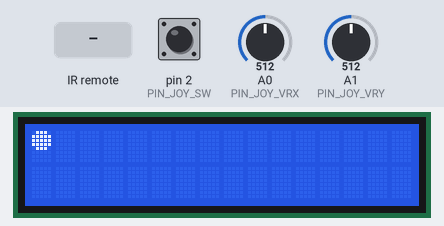
A sketch run on a simulated Arduino Uno, built with avr-gcc and run on an emulated ATmega328P. On the bench: 16×2 character LCD. The inputs (shaded band) are chosen by the test bench; at power-on: pin 2 (PIN_JOY_SW) HIGH, A0 (PIN_JOY_VRX) = 512, A1 (PIN_JOY_VRY) = 512. What the sketch prints to the serial monitor is not drawn.

Above: at 2.02 s.
2.5 s: pin 2 (PIN_JOY_SW) pulled LOW for 0.15 s
At 3.2 s:
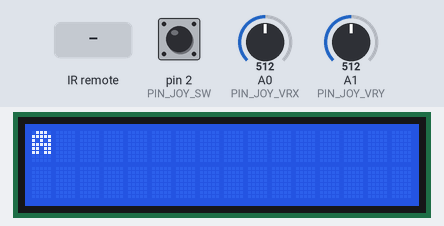
4.1 s: infrared code 0xFF30CF received
At 4.7 s:
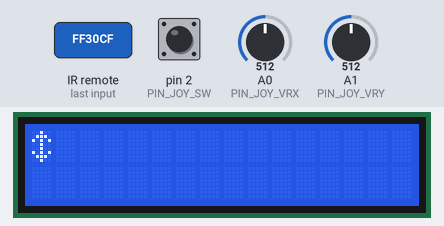
5.6 s: A0 (PIN_JOY_VRX) set to 637
7.1 s: A0 (PIN_JOY_VRX) set to 659
At 8.57 s:
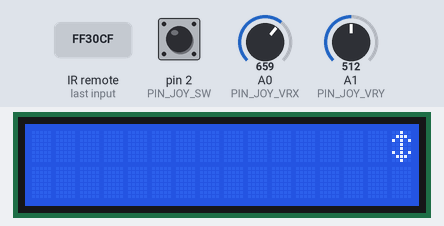
8.6 s: pin 2 (PIN_JOY_SW) pulled LOW for 1 s
At 8.95 s:
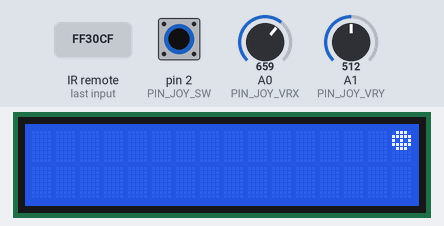
10.2 s: A1 (PIN_JOY_VRY) set to 716
At 10.77 s:
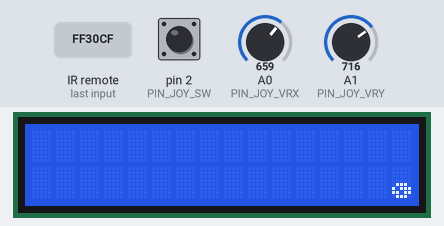
Timing chart, 0 to 12.7 s (numbered marks = the images above; inputs shaded):
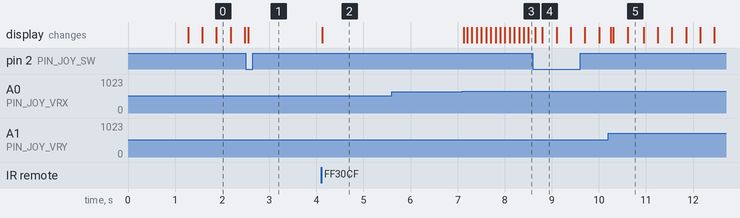

Measured:
- after the input at 2.5 s, the display: changes after 0.05 s (image 1)
- after the input at 4.1 s, the display: changes at once (image 2)
- after the input at 5.6 s, every drawn part: stays the same
- after the input at 7.1 s, the display: first changes at once (image 3 shows a later state)
- after the input at 8.6 s, the display: first changes after 0.05 s (image 4 shows a later state)
- after the input at 10.2 s, the display: first changes after 0.05 s (image 5 shows a later state)

The sketch:

PacmanDemo.ino
```cpp
// PacmanDemo.ino - パックマンデモ組込み実習
// 作成日: 2026-05-22
// 詳細設計書に基づく実装
#include <LiquidCrystal.h>
#include <IRremote.h>

// --- ピン定義 ---
#define PIN_JOY_VRX   A0
#define PIN_JOY_VRY   A1
#define PIN_JOY_SW    2
#define PIN_IR_RECV   3
#define LCD_COLS      16
#define LCD_ROWS      2

// LCM1602A パラレル接続（4bitモード）
#define PIN_LCD_RS    7
#define PIN_LCD_EN    8
#define PIN_LCD_D4    9
#define PIN_LCD_D5    10
#define PIN_LCD_D6    11
#define PIN_LCD_D7    12

// --- グローバル変数 ---
uint8_t currentState = 0; // 0:初期化中 1:待機中 2:移動中 3:色変更中
bool isInitDone = false;
unsigned long lastInputMillis = 0;
unsigned long lastDebounceMillis = 0;
unsigned long lastIrMillis = 0;
int joyXRaw = 512;
int joyYRaw = 512;
bool joyButtonPressed = false;
uint8_t pacmanX = 0;
uint8_t pacmanY = 0;
uint8_t direction = 0;
unsigned long irCode = 0;
unsigned long lastIrStableCode = 0;
unsigned long lastIrAcceptedMillis = 0;
uint8_t colorMode = 0; // 0:通常 1:色A 2:色B
uint8_t currentCharacterIndex = 0;
uint8_t lastState = 255; // Track last state for change detection
int lastJoyX = -1, lastJoyY = -1; // Track last joystick values
uint8_t lastPacmanX = 255, lastPacmanY = 255; // Track last Pacman position
int joyXFiltered = 512;
int joyYFiltered = 512;
bool joyFilterInitialized = false;
bool joyWasActive = false;

// --- 定数 ---
const int JOY_CENTER = 512;
const int JOY_THRESHOLD = 100;
const int JOY_HYSTERESIS = 20;
const int JOY_STATE_ENTER_THRESHOLD = 130;
const int JOY_STATE_EXIT_THRESHOLD = 80;
const int JOY_DEBUG_DELTA = 25;
const int AXIS_DOMINANCE_MARGIN = 30;
const int DEBOUNCE_DELAY = 50;
const int INPUT_INTERVAL = 100;
const int IR_INTERVAL = 50;
const unsigned long IR_REPEAT_CODE = 0xFFFFFFFF;
const int IR_DUPLICATE_GUARD_MS = 120;

// --- LCD/IRオブジェクト ---
LiquidCrystal lcd(PIN_LCD_RS, PIN_LCD_EN, PIN_LCD_D4, PIN_LCD_D5, PIN_LCD_D6, PIN_LCD_D7);
IRrecv irrecv(PIN_IR_RECV);
decode_results results;

// --- カスタムキャラ（パックマン各方向, ゴースト, ...） ---
// 右向き
byte pacmanOpenR[8]  = {0x0E,0x1F,0x15,0x1F,0x0E,0x00,0x00,0x00}; // 口開き
byte pacmanCloseR[8] = {0x0E,0x1F,0x1F,0x1F,0x0E,0x00,0x00,0x00}; // 口閉じ
// 左向き（右向きのビット反転）
byte pacmanOpenL[8]  = {0x0E,0x1F,0x15,0x1F,0x0E,0x00,0x00,0x00}; // 口開き
byte pacmanCloseL[8] = {0x0E,0x1F,0x1F,0x1F,0x0E,0x00,0x00,0x00}; // 口閉じ
// 上向き
byte pacmanOpenU[8]  = {0x0E,0x1B,0x17,0x0E,0x00,0x00,0x00,0x00}; // 口開き
byte pacmanCloseU[8] = {0x0E,0x1F,0x1F,0x0E,0x00,0x00,0x00,0x00}; // 口閉じ
// 下向き
byte pacmanOpenD[8]  = {0x00,0x00,0x00,0x00,0x0E,0x17,0x1B,0x0E}; // 口開き
byte pacmanCloseD[8] = {0x00,0x00,0x00,0x00,0x0E,0x1F,0x1F,0x0E}; // 口閉じ
byte ghostChar[8]    = {0x0E,0x1F,0x15,0x1F,0x1B,0x1B,0x00,0x00};
byte altChar[8]      = {0x04,0x0E,0x15,0x04,0x04,0x15,0x0E,0x04};

unsigned long lastPacmanAnimMillis = 0;
bool pacmanMouthOpen = true;

// --- IRリモコンのキャラクター切替コード例（要実機で確認） ---
#define IR_CODE_CHAR_A 0xFF30CF
#define IR_CODE_CHAR_B 0xFF18E7

#define IR_CODE_CHAR_POWER  0xFFA25D
#define IR_CODE_CHAR_VOL_U  0xFF629D
#define IR_CODE_CHAR_FUNC   0xFFE21D
#define IR_CODE_CHAR_RR     0xFF22DD
#define IR_CODE_CHAR_PLAY   0xFF02FD
#define IR_CODE_CHAR_FF     0xFFC23D
#define IR_CODE_CHAR_DOWN   0xFFE01F
#define IR_CODE_CHAR_VOL_D  0xFFA857
#define IR_CODE_CHAR_UP     0xFF906F
#define IR_CODE_CHAR_NUM0   0xFF6897
#define IR_CODE_CHAR_EQ     0xFF9867
#define IR_CODE_CHAR_STREPT 0xFFB04F
#define IR_CODE_CHAR_NUM1   0xFF30CF
#define IR_CODE_CHAR_NUM2   0xFF18E7
#define IR_CODE_CHAR_NUM3   0xFF7A85
#define IR_CODE_CHAR_NUM4   0xFF10EF
#define IR_CODE_CHAR_NUM5   0xFF38C7
#define IR_CODE_CHAR_NUM6   0xFF5AA5
#define IR_CODE_CHAR_NUM7   0xFF42BD
#define IR_CODE_CHAR_NUM8   0xFF4AB5
#define IR_CODE_CHAR_NUM9   0xFF52AD


void setup() {
  pinMode(PIN_JOY_SW, INPUT_PULLUP);
  lcd.begin(LCD_COLS, LCD_ROWS);
  // 0:パックマン口開き 1:口閉じ 2:ゴースト 3:代替キャラ
  lcd.createChar(0, pacmanOpenR);   // デフォルト右向き
  lcd.createChar(1, pacmanCloseR);
  lcd.createChar(2, ghostChar);
  lcd.createChar(3, altChar);
  lcd.clear();
  lcd.setCursor(0,0); lcd.print("Init...");
  lcd.setCursor(0,1); lcd.print("LCD check");
  Serial.begin(9600); // Initialize serial communication for debugging
  Serial.println("System Initialized");
  irrecv.enableIRIn();
  pacmanX = 0; pacmanY = 0; direction = 0; colorMode = 0; currentCharacterIndex = 0;
  lastInputMillis = millis();
  lastDebounceMillis = millis();
  lastIrMillis = millis();
  lastPacmanAnimMillis = millis();
  pacmanMouthOpen = true;
  delay(1200);
  lcd.clear();
  isInitDone = true;
}

void loop() {
  readJoystick();
  readButton();
  readIR();

  // パックマンアニメーション（300msごとに口開閉）
  unsigned long now = millis();
  if (now - lastPacmanAnimMillis > 300) {
    pacmanMouthOpen = !pacmanMouthOpen;
    lastPacmanAnimMillis = now;
  }

  updateState();
  updateDisplay(currentState);

  // Output only when values change
  if (currentState != lastState) {
    Serial.print("State: ");
    Serial.println(currentState);
    lastState = currentState;
  }

  if (pacmanX != lastPacmanX || pacmanY != lastPacmanY) {
    Serial.print("Pacman Position: X=");
    Serial.print(pacmanX);
    Serial.print(", Y=");
    Serial.println(pacmanY);
    lastPacmanX = pacmanX;
    lastPacmanY = pacmanY;
  }

  bool isJoyActive = abs(joyXFiltered - JOY_CENTER) > JOY_STATE_EXIT_THRESHOLD ||
                     abs(joyYFiltered - JOY_CENTER) > JOY_STATE_EXIT_THRESHOLD;
  bool joyChangedEnough = abs(joyXFiltered - lastJoyX) >= JOY_DEBUG_DELTA ||
                          abs(joyYFiltered - lastJoyY) >= JOY_DEBUG_DELTA;

  if (isJoyActive && joyChangedEnough) {
    Serial.print("Joystick(F): X=");
    Serial.print(joyXFiltered);
    Serial.print(", Y=");
    Serial.println(joyYFiltered);
    lastJoyX = joyXFiltered;
    lastJoyY = joyYFiltered;
    joyWasActive = true;
  } else if (!isJoyActive && joyWasActive) {
    Serial.println("Joystick(F): CENTER");
    lastJoyX = joyXFiltered;
    lastJoyY = joyYFiltered;
    joyWasActive = false;
  }
}

void readJoystick() {
  int x = analogRead(PIN_JOY_VRX);
  int y = analogRead(PIN_JOY_VRY);
  joyXRaw = x;
  joyYRaw = y;

  // 4-sample equivalent low-pass filter to suppress analog jitter.
  if (!joyFilterInitialized) {
    joyXFiltered = x;
    joyYFiltered = y;
    joyFilterInitialized = true;
  } else {
    joyXFiltered = (joyXFiltered * 3 + x) / 4;
    joyYFiltered = (joyYFiltered * 3 + y) / 4;
  }
}

void readButton() {
  static bool lastButtonState = HIGH;
  bool reading = digitalRead(PIN_JOY_SW);
  if (reading != lastButtonState) {
    lastDebounceMillis = millis();
  }
  if ((millis() - lastDebounceMillis) > DEBOUNCE_DELAY) {
    if (reading == LOW && !joyButtonPressed) {
      joyButtonPressed = true;
      toggleCharacter(true);
    } else if (reading == HIGH) {
      joyButtonPressed = false;
    }
  }
  lastButtonState = reading;
}

void readIR() {
  if (millis() - lastIrMillis < IR_INTERVAL) return;
  lastIrMillis = millis();
  if (irrecv.decode(&results)) {
    unsigned long rawCode = results.value;
    irrecv.resume();

    // Normalize repeat frame to the previous stable code.
    if (rawCode == IR_REPEAT_CODE) {
      if (lastIrStableCode == 0) {
        irCode = 0;
        return;
      }
      rawCode = lastIrStableCode;
    }

    // Suppress very short duplicate bursts from a single press/hold.
    unsigned long now = millis();
    if (rawCode == lastIrStableCode && (now - lastIrAcceptedMillis) < IR_DUPLICATE_GUARD_MS) {
      irCode = 0;
      return;
    }

    irCode = rawCode;
    lastIrStableCode = rawCode;
    lastIrAcceptedMillis = now;

    Serial.print("IR Code Received: 0x");
    Serial.println(irCode, HEX);
    if (irCode == IR_CODE_CHAR_A || irCode == IR_CODE_CHAR_B) {
      toggleCharacter(true); // IRでキャラクター切替
    }
  } else {
    irCode = 0;
  }
}

void updateState() {
  if (currentState == 0) {
    if (isInitDone) currentState = 1;
  } else if (currentState == 1) {
    if (abs(joyXFiltered - JOY_CENTER) > JOY_STATE_ENTER_THRESHOLD ||
        abs(joyYFiltered - JOY_CENTER) > JOY_STATE_ENTER_THRESHOLD) {
      currentState = 2;
    }
  } else if (currentState == 2) {
    if (abs(joyXFiltered - JOY_CENTER) <= JOY_STATE_EXIT_THRESHOLD &&
        abs(joyYFiltered - JOY_CENTER) <= JOY_STATE_EXIT_THRESHOLD) {
      currentState = 1;
    } else {
      int dx = joyXFiltered - JOY_CENTER;
      int dy = joyYFiltered - JOY_CENTER;

      // Move only on dominant axis to avoid diagonal jitter-triggered movement.
      if (abs(dx) >= abs(dy) + AXIS_DOMINANCE_MARGIN) {
        updateHorizontalMove(joyXFiltered);
      } else if (abs(dy) >= abs(dx) + AXIS_DOMINANCE_MARGIN) {
        updateVerticalMove(joyYFiltered);
      }
    }
  }
}

void updateHorizontalMove(int joyX) {
  static unsigned long lastMove = 0;
  if (millis() - lastMove < INPUT_INTERVAL) return;
  if (joyX > JOY_CENTER + JOY_THRESHOLD + JOY_HYSTERESIS) {
    if (pacmanX < LCD_COLS - 1) pacmanX++;
    direction = 0;
    lastMove = millis();
  } else if (joyX < JOY_CENTER - JOY_THRESHOLD - JOY_HYSTERESIS) {
    if (pacmanX > 0) pacmanX--;
    direction = 1;
    lastMove = millis();
  }
}

void updateVerticalMove(int joyY) {
  static unsigned long lastMove = 0;
  if (millis() - lastMove < INPUT_INTERVAL) return;
  if (joyY > JOY_CENTER + JOY_THRESHOLD + JOY_HYSTERESIS) {
    if (pacmanY < LCD_ROWS - 1) pacmanY++;
    direction = 3;
    lastMove = millis();
  } else if (joyY < JOY_CENTER - JOY_THRESHOLD - JOY_HYSTERESIS) {
    if (pacmanY > 0) pacmanY--;
    direction = 2;
    lastMove = millis();
  }
}


void drawPacman(uint8_t x, uint8_t y) {
  lcd.setCursor(x, y);
  if (currentCharacterIndex == 0) {
    // 方向に応じてキャラパターンを差し替え
    // 0:右 1:左 2:上 3:下
    if (direction == 0) { // 右
      if (pacmanMouthOpen) lcd.write(byte(0));
      else lcd.write(byte(1));
    } else if (direction == 1) { // 左
      if (pacmanMouthOpen) {
        lcd.createChar(0, pacmanOpenL);
        lcd.setCursor(x, y);
        lcd.write(byte(0));
      } else {
        lcd.createChar(1, pacmanCloseL);
        lcd.setCursor(x, y);
        lcd.write(byte(1));
      }
    } else if (direction == 2) { // 上
      if (pacmanMouthOpen) {
        lcd.createChar(0, pacmanOpenU);
        lcd.setCursor(x, y);
        lcd.write(byte(0));
      } else {
        lcd.createChar(1, pacmanCloseU);
        lcd.setCursor(x, y);
        lcd.write(byte(1));
      }
    } else if (direction == 3) { // 下
      if (pacmanMouthOpen) {
        lcd.createChar(0, pacmanOpenD);
        lcd.setCursor(x, y);
        lcd.write(byte(0));
      } else {
        lcd.createChar(1, pacmanCloseD);
        lcd.setCursor(x, y);
        lcd.write(byte(1));
      }
    } else {
      // 万一不明な方向は右向き
      if (pacmanMouthOpen) lcd.write(byte(0));
      else lcd.write(byte(1));
    }
  } else if (currentCharacterIndex == 1) {
    lcd.write(byte(2)); // ゴースト
  } else if (currentCharacterIndex == 2) {
    lcd.write(byte(3)); // 代替キャラクター
  }
}

void updateDisplay(int state) {
  static int prevState = -1;
  static int prevX = -1;
  static int prevY = -1;

  if (state != prevState) {
    lcd.clear();
    if (state == 0) {
      lcd.setCursor(0, 0);
      lcd.print("Init...");
      lcd.setCursor(0, 1);
      lcd.print("LCD check");
    }
    prevX = -1;
    prevY = -1;
    prevState = state;
  }

  if (state == 1 || state == 2 || state == 3) {
    if (prevX >= 0 && prevY >= 0 && (prevX != pacmanX || prevY != pacmanY)) {
      lcd.setCursor(prevX, prevY);
      lcd.print(' ');
    }
    drawPacman(pacmanX, pacmanY);
    prevX = pacmanX;
    prevY = pacmanY;
  }
}

void toggleCharacter(bool pressed) {
  if (pressed) {
    currentCharacterIndex = (currentCharacterIndex + 1) % 3;
    Serial.print("Character changed: ");
    if (currentCharacterIndex == 0) Serial.println("Pacman");
    else if (currentCharacterIndex == 1) Serial.println("Ghost");
    else if (currentCharacterIndex == 2) Serial.println("AltChar");
    // 0:パックマン, 1:ゴースト, 2:ブランク
    // キャラ切替はcolorModeとは独立で管理してもよい
    // 必要ならlcd.createCharで再定義
  }
}
```
